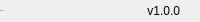
              <widget class="QFrame" name="bottomBar">
               <property name="minimumSize">
                <size>
                 <width>0</width>
                 <height>22</height>
                </size>
               </property>
               <property name="maximumSize">
                <size>
                 <width>16777215</width>
                 <height>22</height>
                </size>
               </property>
               <property name="frameShape">
                <enum>QFrame::NoFrame</enum>
               </property>
               <property name="frameShadow">
                <enum>QFrame::Raised</enum>
               </property>
               <layout class="QHBoxLayout" name="horizontalLayout_5">
                <property name="spacing">
                 <number>0</number>
                </property>
                <property name="leftMargin">
                 <number>0</number>
                </property>
                <property name="topMargin">
                 <number>0</number>
                </property>
                <property name="rightMargin">
                 <number>0</number>
                </property>
                <property name="bottomMargin">
                 <number>0</number>
                </property>
                <item>
                 <widget class="QLabel" name="creditsLabel">
                  <property name="maximumSize">
                   <size>
                    <width>16777215</width>
                    <height>16</height>
                   </size>
                  </property>
                  <property name="font">
                   <font>
                    <family>Segoe UI</family>
                    <pointsize>-1</pointsize>
                    <weight>50</weight>
                    <italic>false</italic>
                    <bold>false</bold>
                   </font>
                  </property>
                  <property name="text">
                   <string>JGAMS</string>
                  </property>
                  <property name="alignment">
                   <set>Qt::AlignLeading|Qt::AlignLeft|Qt::AlignVCenter</set>
                  </property>
                 </widget>
                </item>
                <item>
                 <widget class="QLabel" name="version">
                  <property name="text">
                   <string>v1.0.0</string>
                  </property>
                  <property name="alignment">
                   <set>Qt::AlignRight|Qt::AlignTrailing|Qt::AlignVCenter</set>
                  </property>
                 </widget>
                </item>
                <item>
                 <widget class="QFrame" name="frame_size_grip">
                  <property name="minimumSize">
                   <size>
                    <width>20</width>
                    <height>0</height>
                   </size>
                  </property>
                  <property name="maximumSize">
                   <size>
                    <width>20</width>
                    <height>16777215</height>
                   </size>
                  </property>
                  <property name="frameShape">
                   <enum>QFrame::NoFrame</enum>
                  </property>
                  <property name="frameShadow">
                   <enum>QFrame::Raised</enum>
                  </property>
                 </widget>
                </item>
               </layout>
              </widget>
